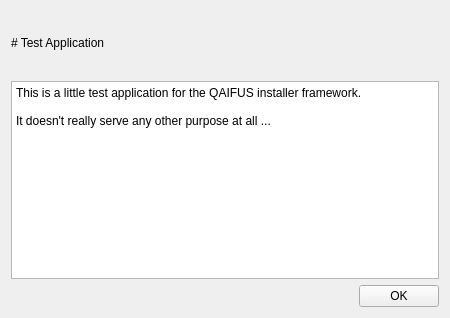
<?xml version="1.0" encoding="UTF-8"?>
<ui version="4.0">
 <class>Widget</class>
 <widget class="QWidget" name="Widget">
  <property name="geometry">
   <rect>
    <x>0</x>
    <y>0</y>
    <width>450</width>
    <height>318</height>
   </rect>
  </property>
  <property name="windowTitle">
   <string>QaifusTest</string>
  </property>
  <layout class="QVBoxLayout" name="verticalLayout">
   <item>
    <layout class="QHBoxLayout" name="horizontalLayout_2">
     <item>
      <widget class="QLabel" name="label">
       <property name="text">
        <string># Test Application</string>
       </property>
       <property name="textFormat">
        <enum>Qt::TextFormat::MarkdownText</enum>
       </property>
      </widget>
     </item>
     <item>
      <spacer name="horizontalSpacer_2">
       <property name="orientation">
        <enum>Qt::Orientation::Horizontal</enum>
       </property>
       <property name="sizeHint" stdset="0">
        <size>
         <width>40</width>
         <height>20</height>
        </size>
       </property>
      </spacer>
     </item>
     <item>
      <widget class="QLabel" name="label_2">
       <property name="sizePolicy">
        <sizepolicy hsizetype="Preferred" vsizetype="Minimum">
         <horstretch>0</horstretch>
         <verstretch>0</verstretch>
        </sizepolicy>
       </property>
       <property name="minimumSize">
        <size>
         <width>0</width>
         <height>64</height>
        </size>
       </property>
       <property name="pixmap">
        <pixmap resource="QaifusTest.qrc">:/icons/QaifusTest.svg</pixmap>
       </property>
       <property name="scaledContents">
        <bool>false</bool>
       </property>
      </widget>
     </item>
    </layout>
   </item>
   <item>
    <widget class="QPlainTextEdit" name="plainTextEdit">
     <property name="readOnly">
      <bool>true</bool>
     </property>
     <property name="plainText">
      <string>This is a little test application for the QAIFUS installer framework.

It doesn't really serve any other purpose at all ...</string>
     </property>
    </widget>
   </item>
   <item>
    <layout class="QHBoxLayout" name="horizontalLayout">
     <item>
      <spacer name="horizontalSpacer">
       <property name="orientation">
        <enum>Qt::Orientation::Horizontal</enum>
       </property>
       <property name="sizeHint" stdset="0">
        <size>
         <width>40</width>
         <height>20</height>
        </size>
       </property>
      </spacer>
     </item>
     <item>
      <widget class="QPushButton" name="pushButton">
       <property name="text">
        <string>OK</string>
       </property>
      </widget>
     </item>
    </layout>
   </item>
  </layout>
 </widget>
 <resources>
  <include location="QaifusTest.qrc"/>
 </resources>
 <connections>
  <connection>
   <sender>pushButton</sender>
   <signal>clicked()</signal>
   <receiver>Widget</receiver>
   <slot>close()</slot>
   <hints>
    <hint type="sourcelabel">
     <x>293</x>
     <y>175</y>
    </hint>
    <hint type="destinationlabel">
     <x>335</x>
     <y>191</y>
    </hint>
   </hints>
  </connection>
 </connections>
</ui>
